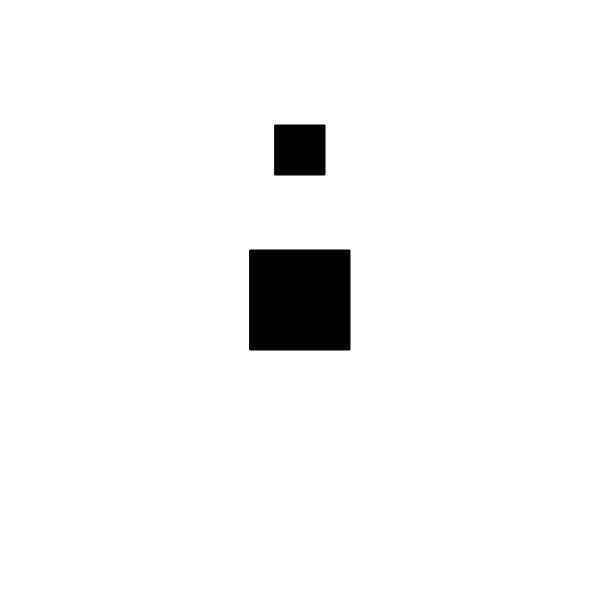
Frame 1 (no input)
Frame 60 (no input): identical to frame 1, image omitted
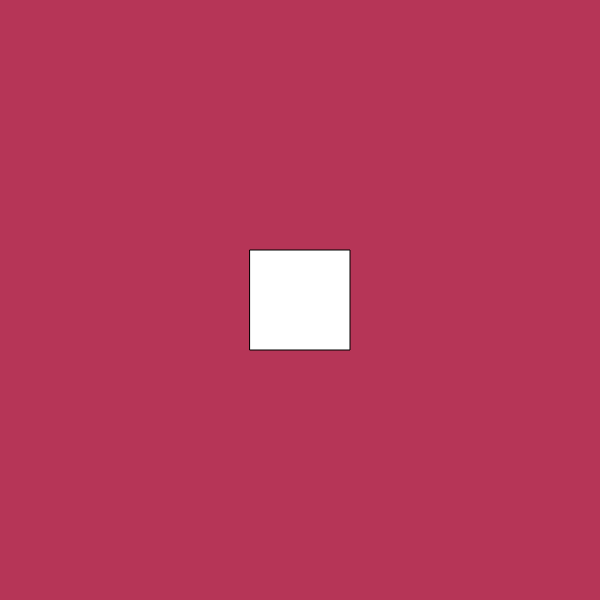
Frame 120 (the mouse pressed at the canvas centre since frame 60)

The p5.js sketch that drew these frames (run headless with seeded random() and noise() and a simulated clock; from frame 60 on, the mouse is pressed at the canvas centre):

// p5.js sketch
// ── sketch.js
let r = 255
let g = 255
let b = 255

function setup() 
{
    createCanvas(600, 600);
    rectMode(CENTER);
}

function draw() 
{
    background(r, g, b);

    if (mouseX > width / 2)
    {
        fill(255, 255, 0);
        ellipse(width / 2, height / 2, 100, 100);
        print("TEST 1 IS TRUE");
        ellipse(width / 4, height / 2, 50, 50);
    }
    else if (mouseY < height / 2)
    {
        fill(0);
        rect(width / 2, height / 2, 100, 100);
        print("TEST 1 IS TRUE");
        rect(width / 2, height / 4, 50, 50);
    }
    else
    {
        fill(255);
        rect(width / 2, height / 2, 100, 100);
        print("TEST 1 & TEST 2 are both FALSE");
    }
}

function mousePressed()
{
    r = random(255);
    print(r);
    g = random(255);
    b = random(50, 100);
 
}
